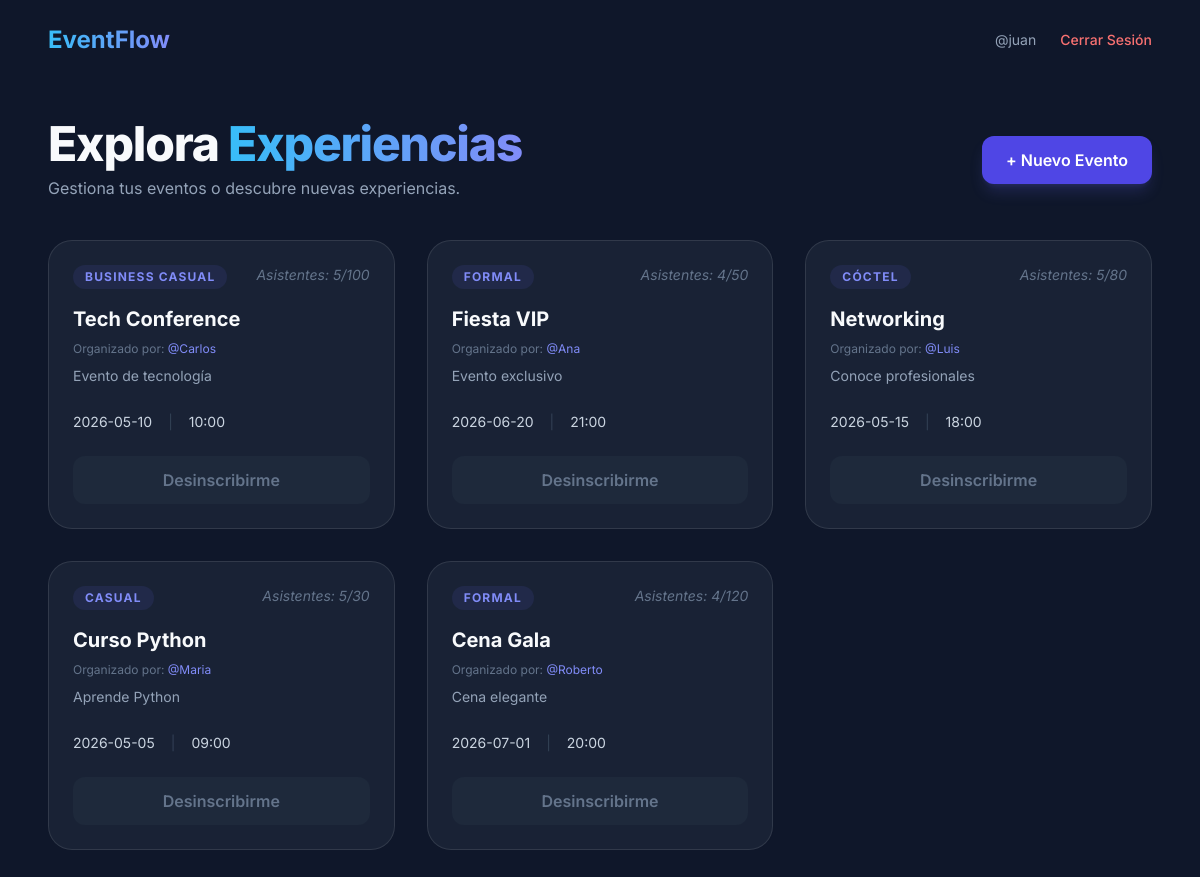
/ (signed in), run on the app's committed database.
### tables this page shows
CREATE TABLE eventos(
            id INTEGER PRIMARY KEY,
            nombre TEXT NOT NULL,
            descripcion TEXT,
            anfitrion TEXT NOT NULL,
            fecha DATE NOT NULL,
            hora TEXT NOT NULL,
            maximo INTEGER NOT NULL,
            vestimenta TEXT NOT NULL
        );

### app.py (the view)
@app.route("/")
def index():
    if not session.get("user"):
        return redirect("/login")
    conn = sqlite3.connect("eventos.db")
    conn.row_factory = sqlite3.Row
    cursor = conn.cursor()
    cursor.execute("SELECT * from eventos")
    even = cursor.fetchall()
    cursor.execute("SELECT evento_id, count(*) AS total FROM inscripciones GROUP BY evento_id")
    asistencias = cursor.fetchall()
    inscritos_dict = {row["evento_id"]: row["total"] for row in asistencias}
    cursor.execute("SELECT evento_id FROM inscripciones WHERE username=?", (session["user"],))
    mias = cursor.fetchall()
    inscritos_usuario = [row["evento_id"] for row in mias]
    conn.close()
    return render_template(
        "index.html",
        even=even,
        inscritos=inscritos_dict,
        mios=inscritos_usuario
    )

### templates/index.html
{% extends 'base.html' %}
{% block content %}
<div class="flex flex-col md:flex-row justify-between items-start md:items-center my-10 gap-4">
    <div>
        <h1 class="text-5xl font-extrabold tracking-tight">Explora <span class="gradient-text">Experiencias</span></h1>
        <p class="text-slate-400 mt-2">Gestiona tus eventos o descubre nuevas experiencias.</p>
    </div>
    <a href="/crear" class="bg-indigo-600 hover:bg-indigo-500 text-white px-6 py-3 rounded-xl font-semibold shadow-lg shadow-indigo-500/20 transition-all">
        + Nuevo Evento
    </a>
</div>
<div class="grid grid-cols-1 md:grid-cols-2 lg:grid-cols-3 gap-8">
    {% for evento in even %}
    <div class="glass rounded-3xl p-6 hover:scale-[1.02] transition-transform duration-300 flex flex-col">
        <div class="flex justify-between items-start mb-4">
            <span class="bg-indigo-500/10 text-indigo-400 text-xs font-bold px-3 py-1 rounded-full uppercase tracking-widest">
                {{evento.vestimenta}}
            </span>
            {% set inscritos_actuales = inscritos.get(evento.id, 0) %}
            <span class="text-slate-500 text-sm italic">Asistentes: {{inscritos_actuales}}/{{evento.maximo}}</span>
        </div>
        <h3 class="text-xl font-bold mb-2">{{evento.nombre}}</h3>
        <p class="text-slate-500 text-xs mb-2">Organizado por: <span class="text-indigo-400">@{{evento.anfitrion}}</span></p>
        <p class="text-slate-400 text-sm leading-relaxed mb-6 flex-grow">
            {{evento.descripcion[:120]}}{% if evento.descripcion|length > 120 %}...{% endif %}
        </p>
        <div class="flex items-center gap-4 text-sm text-slate-300 mb-6">
            <div>{{evento.fecha}}</div>
            <div class="text-slate-700">|</div>
            <div>{{evento.hora}}</div>
        </div>
        <div class="flex gap-2">
            {% if evento.anfitrion == session.get("user") %}
                <a href="/editar/{{evento.id}}" class="flex-1 text-center py-2 bg-slate-700 hover:bg-slate-600 rounded-xl text-sm font-medium transition-colors">Editar</a>
                <a href="/eliminar/{{evento.id}}" class="px-4 py-2 bg-red-500/10 hover:bg-red-500/20 text-red-400 rounded-xl text-sm font-medium transition-colors" onclick="return confirm('¿Eliminar este evento?')">Borrar</a>
            {% else %}
                {% if evento.id in mios %}
                    <a href="/desinscribir/{{evento.id}}"
                    class="w-full text-center py-3 bg-slate-800 text-slate-500 rounded-xl font-semibold">
                        Desinscribirme
                    </a>
                {% elif inscritos_actuales < evento.maximo %}
                    <a href="/inscribir/{{evento.id}}"
                    class="w-full text-center py-3 bg-indigo-600 hover:bg-indigo-500 rounded-xl font-semibold transition-all">
                        Inscribirme
                    </a>
                {% else %}
                    <span class="w-full text-center py-3 bg-slate-800 text-slate-500 rounded-xl font-semibold">Lleno</span>
                {% endif %}
            {% endif %}
        </div>
    </div>
    {% endfor %}
</div>
{% endblock %}

### templates/base.html (style rules this page uses)
body { font-family: 'Inter', sans-serif; background: #0f172a; color: #f8fafc; }
.glass { background: rgba(30, 41, 59, 0.7); backdrop-filter: blur(12px); border: 1px solid rgba(255,255,255,0.1); }
.gradient-text { background: linear-gradient(90deg, #38bdf8, #818cf8); -webkit-background-clip: text; -webkit-text-fill-color: transparent; }

### data on the page
eventos: vestimenta "BUSINESS CASUAL", inscritos_actuales "5", maximo "100", nombre "Tech Conference", anfitrion "Carlos", descripcion "Evento de tecnología", fecha "2026-05-10", hora "10:00"
eventos: vestimenta "FORMAL", inscritos_actuales "4", maximo "50", nombre "Fiesta VIP", anfitrion "Ana", descripcion "Evento exclusivo", fecha "2026-06-20", hora "21:00"
eventos: vestimenta "CÓCTEL", inscritos_actuales "5", maximo "80", nombre "Networking", anfitrion "Luis", descripcion "Conoce profesionales", fecha "2026-05-15", hora "18:00"
eventos: vestimenta "CASUAL", inscritos_actuales "5", maximo "30", nombre "Curso Python", anfitrion "Maria", descripcion "Aprende Python", fecha "2026-05-05", hora "09:00"
eventos: vestimenta "FORMAL", inscritos_actuales "4", maximo "120", nombre "Cena Gala", anfitrion "Roberto", descripcion "Cena elegante", fecha "2026-07-01", hora "20:00"

### other printed values
{{ session.user }} "juan"
